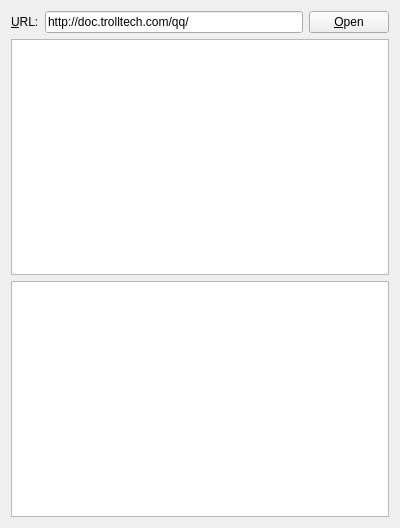
<?xml version="1.0" encoding="UTF-8"?>
<ui version="4.0">
 <class>DownloadWidget</class>
 <widget class="QWidget" name="DownloadWidget">
  <property name="geometry">
   <rect>
    <x>0</x>
    <y>0</y>
    <width>400</width>
    <height>528</height>
   </rect>
  </property>
  <property name="windowTitle">
   <string>Image Downloader</string>
  </property>
  <layout class="QGridLayout" name="gridLayout">
   <item row="0" column="0">
    <widget class="QLabel" name="label">
     <property name="text">
      <string>&amp;URL:</string>
     </property>
     <property name="buddy">
      <cstring>urlEdit</cstring>
     </property>
    </widget>
   </item>
   <item row="0" column="1">
    <widget class="QLineEdit" name="urlEdit">
     <property name="text">
      <string>http://doc.trolltech.com/qq/</string>
     </property>
    </widget>
   </item>
   <item row="0" column="2">
    <widget class="QPushButton" name="urlButton">
     <property name="text">
      <string>&amp;Open</string>
     </property>
    </widget>
   </item>
   <item row="1" column="0" colspan="3">
    <widget class="QGraphicsView" name="graphicsView">
     <property name="renderHints">
      <set>QPainter::Antialiasing|QPainter::TextAntialiasing</set>
     </property>
    </widget>
   </item>
   <item row="2" column="0" colspan="3">
    <widget class="QListWidget" name="imageList"/>
   </item>
  </layout>
 </widget>
 <resources/>
 <connections/>
</ui>
